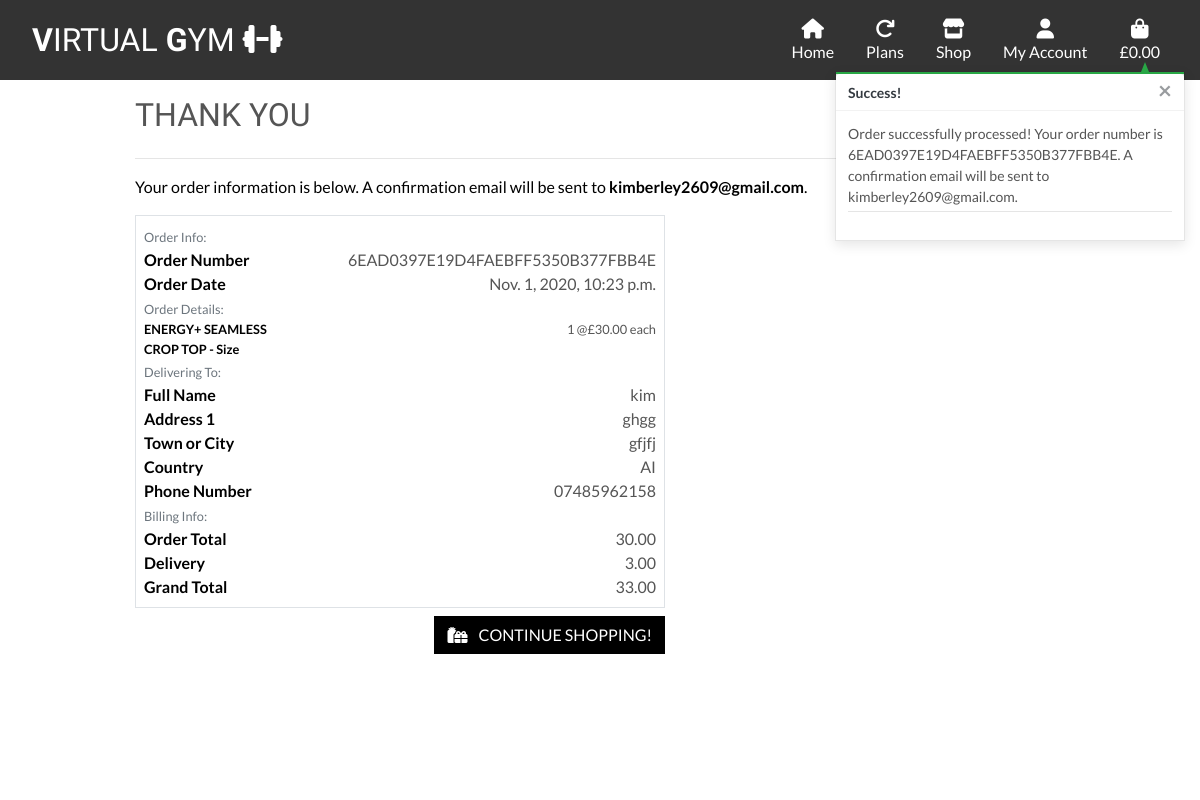
Page /checkout/checkout_success/6EAD0397E19D4FAEBFF5350B377FBB4E on the committed database.
### checkout/models.py (models this page shows, shortened)
class Order(models.Model):
    order_number = models.CharField(max_length=32, null=False, editable=False)
    user_profile = models.ForeignKey(UserProfile, on_delete=models.SET_NULL,
                                     null=True, blank=True,
                                     related_name='orders')
    full_name = models.CharField(max_length=50, null=False, blank=False)
    email = models.EmailField(max_length=254, null=False, blank=False)
    phone_number = models.CharField(max_length=20, null=False, blank=False)
    country = CountryField(blank_label='Country *', null=False, blank=False)
    postcode = models.CharField(max_length=20, null=True, blank=True)
    town_or_city = models.CharField(max_length=40, null=False, blank=False)
    street_address1 = models.CharField(max_length=80, null=False, blank=False)
    street_address2 = models.CharField(max_length=80, null=True, blank=True)
    county = models.CharField(max_length=80, null=True, blank=True)
    date = models.DateTimeField(auto_now_add=True)
    delivery_cost = models.DecimalField(max_digits=6, decimal_places=2,
                                        null=False, default=0)
    order_total = models.DecimalField(max_digits=10, decimal_places=2, null=False, default=0)
    grand_total = models.DecimalField(max_digits=10, decimal_places=2, null=False, default=0)
    original_bag = models.TextField(null=False, blank=False, default='')
    stripe_pid = models.CharField(max_length=254, null=False, blank=False, default='')

class OrderLineItem(models.Model):
    order = models.ForeignKey(Order, null=False, blank=False, on_delete=models.CASCADE, related_name='lineitems')
    product = models.ForeignKey(Product, null=False, blank=False, on_delete=models.CASCADE)
    product_size = models.CharField(max_length=2, null=True, blank=True) # XS, S, M, L, XL
    quantity = models.IntegerField(null=False, blank=False, default=0)
    lineitem_total = models.DecimalField(max_digits=6, decimal_places=2, null=False, blank=False, editable=False)

### products/models.py (models this page shows, shortened)
class Product(models.Model):
    category = models.ForeignKey('Category', null=True, blank=True,
                                 on_delete=models.SET_NULL)
    sku = models.CharField(max_length=254, null=True, blank=True)
    name = models.CharField(max_length=254)
    description = models.TextField()
    has_sizes = models.BooleanField(default=False, null=True, blank=True)
    price = models.DecimalField(max_digits=6, decimal_places=2)
    image_url = models.URLField(max_length=1024, null=True, blank=True)
    image = models.ImageField(null=True, blank=True)

### checkout/views.py (the view, shortened to what this page needs)
# urls.py: path('checkout_success/<order_number>', views.checkout_success, name='checkout_success'),
def checkout_success(request, order_number):
    save_info = request.session.get('save_info')
    order = get_object_or_404(Order, order_number=order_number)
    messages.success(request, f'Order successfully processed! \
        Your order number is {order_number}. A confirmation \
        email will be sent to {order.email}.')
    if 'bag' in request.session:
        del request.session['bag']
    template = 'checkout/checkout_success.html'
    context = {
        'order': order,
    }
    return render(request, template, context)

### bag/contexts.py (called while the page is built, shortened)
def bag_contents(request):
    bag_items = []
    total = 0
    product_count = 0
    bag = request.session.get('bag', {})
    if total < settings.FREE_DELIVERY_THRESHOLD:
        delivery = total * Decimal(settings.STANDARD_DELIVERY_PERCENTAGE / 100)
        free_delivery_delta = settings.FREE_DELIVERY_THRESHOLD - total
    else:
        delivery = 0
        free_delivery_delta = 0
    grand_total = delivery + total
    context = {
        'bag_items': bag_items,
        'total': total,
        'product_count': product_count,
        'delivery': delivery,
        'free_delivery_delta': free_delivery_delta,
        'free_delivery_threshold': settings.FREE_DELIVERY_THRESHOLD,
        'grand_total': grand_total,
    }
    return context

### checkout/templates/checkout/checkout_success.html (shortened to what this page needs)
{% extends "base.html" %}
{% load static %}
{% block page-header %}
    <div class="container header-container">
    </div>
{% endblock %}
{% block content %}
    <div class="overlay"></div>
    <div class="container">
        <div class="row">
            <div class="col mt-3">
                <h2 class="logo-font mb-4">Thank You</h2>
                <hr>
                <p class="text-black">Your order information is below. A confirmation email will be sent to <strong>{{ order.email }}</strong>.</p>
            </div>
        </div>
        <div class="row">
            <div class="col-12 col-lg-7">
                <div class="order-confirmation-wrapper p-2 border">
                    <div class="row">
                        <div class="col">
                            <small class="text-muted">Order Info:</small>
                        </div>
                    </div>
                    <div class="row">
                        <div class="col-12 col-md-4">
                            <p class="mb-0 text-black font-weight-bold">Order Number</p>
                        </div>
                        <div class="col-12 col-md-8 text-md-right">
                            <p class="mb-0">{{ order.order_number }}</p>
                        </div>
                    </div>
                    <div class="row">
                        <div class="col-12 col-md-4">
                            <p class="mb-0 text-black font-weight-bold">Order Date</p>
                        </div>
                        <div class="col-12 col-md-8 text-md-right">
                            <p class="mb-0">{{ order.date }}</p>
                        </div>
                    </div>
                    <div class="row">
                        <div class="col">
                            <small class="text-muted">Order Details:</small>
                        </div>
                    </div>
                    {% for item in order.lineitems.all %}
                    <div class="row">
                        <div class="col-12 col-md-4">
                            <p class="small mb-0 text-black font-weight-bold">
                                {{ item.product.name }}{% if item.product_size %} - Size {{ item.product.size|upper }}{% endif %}
                            </p>
                        </div>
                        <div class="col-12 col-md-8 text-md-right">
                            <p class="small mb-0">{{ item.quantity }} @£{{ item.product.price }} each</p>
                        </div>
                    </div>
                    {% endfor %}
                    <div class="row">
                        <div class="col">
                            <small class="text-muted">Delivering To:</small>
                        </div>
                    </div>
                    <div class="row">
                        <div class="col-12 col-md-4">
                            <p class="mb-0 text-black font-weight-bold">Full Name</p>
                        </div>
                        <div class="col-12 col-md-8 text-md-right">
                            <p class="mb-0">{{ order.full_name }}</p>
                        </div>
                    </div>
                    <div class="row">
                        <div class="col-12 col-md-4">
                            <p class="mb-0 text-black font-weight-bold">Address 1</p>
                        </div>
                        <div class="col-12 col-md-8 text-md-right">
                            <p class="mb-0">{{ order.street_address1 }}</p>
                        </div>
                    </div>
                    <div class="row">
                        <div class="col-12 col-md-4">
                            <p class="mb-0 text-black font-weight-bold">Town or City</p>
                        </div>
                        <div class="col-12 col-md-8 text-md-right">
                            <p class="mb-0">{{ order.town_or_city }}</p>
                        </div>
                    </div>
                    <div class="row">
                        <div class="col-12 col-md-4">
                            <p class="mb-0 text-black font-weight-bold">Country</p>
                        </div>
                        <div class="col-12 col-md-8 text-md-right">
                            <p class="mb-0">{{ order.country }}</p>
                        </div>
                    </div>
                    <div class="row">
                        <div class="col-12 col-md-4">
                            <p class="mb-0 text-black font-weight-bold">Phone Number</p>
                        </div>
                        <div class="col-12 col-md-8 text-md-right">
                            <p class="mb-0">{{ order.phone_number }}</p>
                        </div>
                    </div>
                    <div class="row">
                        <div class="col">
                            <small class="text-muted">Billing Info:</small>
                        </div>
                    </div>
                    <div class="row">
                        <div class="col-12 col-md-4">
                            <p class="mb-0 text-black font-weight-bold">Order Total</p>
                        </div>
                        <div class="col-12 col-md-8 text-md-right">
                            <p class="mb-0">{{ order.order_total }}</p>
                        </div>
                    </div>
                    <div class="row">
                        <div class="col-12 col-md-4">
                            <p class="mb-0 text-black font-weight-bold">Delivery</p>
                        </div>
                        <div class="col-12 col-md-8 text-md-right">
                            <p class="mb-0">{{ order.delivery_cost }}</p>
                        </div>
                    </div>
                    <div class="row">
                        <div class="col-12 col-md-4">
                            <p class="mb-0 text-black font-weight-bold">Grand Total</p>
                        </div>
                        <div class="col-12 col-md-8 text-md-right">
                            <p class="mb-0">{{ order.grand_total }}</p>
                        </div>
                    </div>
                </div>
            </div>
        </div>
        <div class="row">
			<div class="col-12 col-lg-7 text-right">
            {% if from_profile %}
                <a href="{% url 'profile' %}" class="btn btn-black rounded-0 my-2">
                    <span class="icon mr-2">
                        <i class="fas fa-angle-left"></i>
                    </span>
                    <span class="text-uppercase">Back to Profile</span>
                </a>
            {% else %}
                <a href="{% url 'products' %}?category=Accesories,Apparel,Nutrition" class="btn btn-black rounded-0 my-2">
                    <span class="icon mr-2">
                        <i class="fas fa-gifts"></i>
                    </span>
                    <span class="text-uppercase">Continue Shopping!</span>
                </a>
            {% endif %}
			</div>
		</div>
    </div>
{% endblock %}

### static/css/base.css (style rules this page uses)
html { height: 100%; }
body { background: url('/media/background.jpg') no-repeat center center fixed; background-size: cover; height: calc(100vh - 80px); color: #555; font-family: 'Lato' }
.icon { align-items: center; display: inline-flex; justify-content: center; height: 1.5rem; width: 1.5 rem; }
.logo-font { text-transform: uppercase; font-family: 'Krona One', sans-serif; }
.btn-black { background: black; color: white; }
.text-black { color: black; }
.overlay { height: 100%; width: 100%; top: 0; left: 0; position: fixed; background: white; z-index: -1; }
@media (min-width: 1200px) { .container { max-width:80%; } }
@media (min-width: 992px) { .header-container { padding-top: 80px; } }

### rows in the picture
Order: email "kimberley2609@gmail.com", order_number "6EAD0397E19D4FAEBFF5350B377FBB4E", date "Nov. 1, 2020, 10:23 p.m.", full_name "kim", street_address1 "ghgg", town_or_city "gfjfj", country "AI", phone_number "07485962158", order_total "30.00", delivery_cost "3.00", grand_total "33.00"
OrderLineItem: product.name "ENERGY+ SEAMLESS CROP TOP", quantity "1", product.price "30.00"

### other values in the picture
{{ message }} "Order successfully processed! Your order number is 6EAD0397E19D4FAEBFF5350B377FBB4E. A confirmation email will be sent to kimberley2609@gmail.com."
